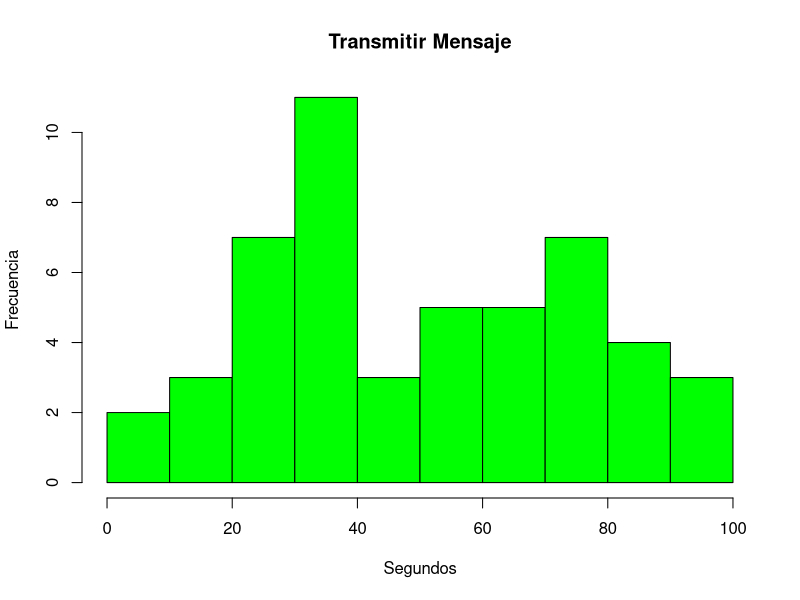

R code for this plot:
## ---- chunk 1
w <- c(1:6)
print(w)
## ---- chunk 2
fdp <- 1/6
print(fdp)
## ---- chunk 3
FDA <- function(x){
  sum(x*fdp)
}
print(FDA)
## ---- chunk 4
#La media se calcula como sigue:
media <- sum(w)/length(w)
print(media)
## ---- chunk 5
varianza <- ((w - media)^2)/length(w)
print(varianza)
## ---- chunk 6
x <- 1*pi
print(x)
## ---- chunk 7
fdp <- 1/(2*pi)
print(fdp)
## ---- chunk 8
FDA <- x/(2*pi)
print(FDA)
## ---- chunk 9
#media <- l*pi

#varianza <- (x - l*pi)^2* 1/(2*pi) dx
#x^2 - 2*x*l*pi + l^2*pi^2

#[x^3/3 - x^2*l*pi + l^2*pi^2*x][1/(2*pi)]
#[(8*pi^3)/3 - 4*pi^2*l*pi + l^2*pi^2*2*pi]
#(4*pi^2)/3 - 2*(pi^2)*l + (l^2)*pi^2 

## ---- chunk 10
dbinom(0,10,0.4)
## ---- chunk 11
x<-10*0.4*80
print(x)
## ---- chunk 12
lambda= (10*1)/8
	print(lambda)
## ---- chunk 13
dpois(0,1.25,log = FALSE) 
## ---- chunk 14
x<-pexp(1,1/2)
print(x)
## ---- chunk 15

x <- c(25.8,47.9,17.8,48.2,5.8, 77.4,5.6,89.3, 
        89.5,38.7,67.3,94.8,34.7,35.8,70.9,66.1,36.4,39.2,58.6,
        71.3,35.2,61.3,56.4,65.3,88.9,23.9,93.5,78.7,12.8,21.1, 
        36.4,59.3,22.1,30.1,76.4,23.8,36.4,51.9,28.6, 35.9,58.7,
        93.4,48.1,72.5,17.3,36.8,76.7,63.6,82.7,29.2)
## ---- chunk 16
hist(x, col ="green", main = "Transmitir Mensaje",
       xlab= "Segundos", ylab ="Frecuencia")
## ---- chunk 17
x<-c(2:10)
sum(dbinom(x,10,0.2))

## ---- chunk 18
media <- 40000
a<-30000
b<-(media*2)-30000
print(b)
#Es la cantidad maxima de ventas
## ---- chunk 19
b<-50000
a<-30000
fdp <- 1/(b-a)
print(fdp)
## ---- chunk 20
fda<- (5e-05*50000)-(5e-05*34000)
print(fda)
## ---- chunk 21
#fdp:
b<-4
a<-2
fdp  <- 1/(b-a)
print(fdp)

#calculamos la media:
media <- (b+a)/2
#La media es: 
print(media)

#Varianza es:
varianza <- (b - a)^2/12
print(varianza)
## ---- chunk 22
b<-4
a<-3

## ---- chunk 23

fda<- (0.5*4)-(0.5*3)
print(fda)
## ---- chunk 24
b<-2.05
a<-1.25
## ---- chunk 25
fda<- (0.5*2.05)-(0.5*1.25)
print(fda)
## ---- chunk 26

lambda= (4*30)/60
	print(lambda)

## ---- chunk 27

dpois(0,2)
## ---- chunk 28

cliente = 1-dpois(0,2)


print(cliente)


## ---- chunk 29
prob <- dpois(0,8)
print(prob)

## ---- chunk 30
prob <- dpois(3,12)
print(prob)
## ---- chunk 31
prob <- 1 - pexp(.85*5500,1/5500)
print(prob)
## ---- chunk 32
lambda <- (log(0.9)/-100)
## ---- chunk 33
prob <- 1 - pexp(200,lambda)
print(prob)
## ---- chunk 34
#Valor de t
valor <- log(0.95)
t <- (valor/-0.00105)
print(t)
## ---- chunk 35

pexp(10, 1/17)

## ---- chunk 36
1-pexp(10, 1/1.7)

## ---- chunk 37
pnorm(40,50,25)

## ---- chunk 38
pnorm(60,50,25)

## ---- chunk 39
1-pnorm(65,50,25)
## ---- chunk 40
1-pnorm(35,50,25)

## ---- chunk 41
pnorm(c(40,60), mean =50, sd =25)
## ---- chunk 42
pnorm(c(30,42), mean =50, sd=25)
